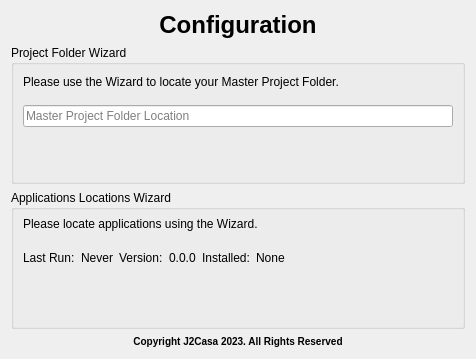
<?xml version="1.0" encoding="UTF-8"?>
<ui version="4.0">
 <class>Page02Config</class>
 <widget class="QWidget" name="Page02Config">
  <property name="geometry">
   <rect>
    <x>0</x>
    <y>0</y>
    <width>476</width>
    <height>359</height>
   </rect>
  </property>
  <property name="sizePolicy">
   <sizepolicy hsizetype="Preferred" vsizetype="Preferred">
    <horstretch>0</horstretch>
    <verstretch>1</verstretch>
   </sizepolicy>
  </property>
  <property name="windowTitle">
   <string>Page02Config</string>
  </property>
  <property name="toolTip">
   <string>Tab Tool Tip</string>
  </property>
  <property name="statusTip">
   <string>Tab Status Tip</string>
  </property>
  <property name="whatsThis">
   <string>Tab Whats This</string>
  </property>
  <layout class="QGridLayout" name="gridLayout">
   <item row="1" column="1">
    <layout class="QGridLayout" name="gridLayoutConfigTab">
     <item row="1" column="0">
      <widget class="QGroupBox" name="groupBoxProjectFolder">
       <property name="sizePolicy">
        <sizepolicy hsizetype="Preferred" vsizetype="Preferred">
         <horstretch>0</horstretch>
         <verstretch>5</verstretch>
        </sizepolicy>
       </property>
       <property name="title">
        <string>Project Folder Wizard</string>
       </property>
       <property name="flat">
        <bool>false</bool>
       </property>
       <layout class="QVBoxLayout" name="verticalLayout_4">
        <property name="topMargin">
         <number>0</number>
        </property>
        <property name="bottomMargin">
         <number>0</number>
        </property>
        <item>
         <layout class="QVBoxLayout" name="verticalLayoutlabelTextProjectFolder">
          <item>
           <widget class="QLabel" name="labelTextProjectFolder">
            <property name="text">
             <string>Please use the Wizard to locate your Master Project Folder.</string>
            </property>
            <property name="margin">
             <number>1</number>
            </property>
           </widget>
          </item>
         </layout>
        </item>
        <item>
         <layout class="QVBoxLayout" name="verticalLayoutlineEditDisplayProjectFolder">
          <item>
           <widget class="QLineEdit" name="lineEditDisplayProjectFolder">
            <property name="readOnly">
             <bool>true</bool>
            </property>
            <property name="placeholderText">
             <string>Master Project Folder Location</string>
            </property>
           </widget>
          </item>
         </layout>
        </item>
        <item>
         <layout class="QVBoxLayout" name="verticalLayoutButtonsProjectFolder">
          <item>
           <layout class="QHBoxLayout" name="horizontalLayoutButtonsProjectFolder" stretch="97,0">
            <item>
             <spacer name="horizontalSpacerProjectFolder">
              <property name="orientation">
               <enum>Qt::Horizontal</enum>
              </property>
              <property name="sizeHint" stdset="0">
               <size>
                <width>40</width>
                <height>20</height>
               </size>
              </property>
             </spacer>
            </item>
            <item>
             <widget class="QPushButton" name="pushButtonWizardProjectFolder">
              <property name="sizePolicy">
               <sizepolicy hsizetype="Fixed" vsizetype="Fixed">
                <horstretch>0</horstretch>
                <verstretch>0</verstretch>
               </sizepolicy>
              </property>
              <property name="minimumSize">
               <size>
                <width>48</width>
                <height>48</height>
               </size>
              </property>
              <property name="maximumSize">
               <size>
                <width>48</width>
                <height>48</height>
               </size>
              </property>
              <property name="toolTip">
               <string>Location Wizard</string>
              </property>
              <property name="statusTip">
               <string>Project Folder Location Wizard</string>
              </property>
              <property name="text">
               <string/>
              </property>
              <property name="icon">
               <iconset resource="../resources/buttonsGlassRound.qrc">
                <normaloff>:/buttons/glassRound/glassButtonWizard.png</normaloff>:/buttons/glassRound/glassButtonWizard.png</iconset>
              </property>
              <property name="iconSize">
               <size>
                <width>48</width>
                <height>48</height>
               </size>
              </property>
              <property name="shortcut">
               <string>Ctrl+Alt+1</string>
              </property>
              <property name="flat">
               <bool>true</bool>
              </property>
             </widget>
            </item>
           </layout>
          </item>
         </layout>
        </item>
       </layout>
      </widget>
     </item>
     <item row="0" column="0">
      <widget class="QLabel" name="labelConfigTitle">
       <property name="text">
        <string>&lt;html&gt;&lt;head/&gt;&lt;body&gt;&lt;h1 style=&quot; margin-top:18px; margin-bottom:12px; margin-left:0px; margin-right:0px; -qt-block-indent:0; text-indent:0px;&quot;&gt;&lt;span style=&quot; font-size:xx-large; font-weight:700;&quot;&gt;Configuration&lt;/span&gt;&lt;/h1&gt;&lt;/body&gt;&lt;/html&gt;</string>
       </property>
       <property name="alignment">
        <set>Qt::AlignCenter</set>
       </property>
      </widget>
     </item>
     <item row="3" column="0">
      <widget class="QLabel" name="labelConfigCopyright">
       <property name="text">
        <string>&lt;html&gt;&lt;head/&gt;&lt;body&gt;&lt;p align=&quot;center&quot;&gt;&lt;span style=&quot; font-size:small; font-weight:700;&quot;&gt;Copyright J2Casa 2023. All Rights Reserved&lt;/span&gt;&lt;/p&gt;&lt;/body&gt;&lt;/html&gt;</string>
       </property>
      </widget>
     </item>
     <item row="2" column="0">
      <widget class="QGroupBox" name="groupBoxLocateApps">
       <property name="sizePolicy">
        <sizepolicy hsizetype="Preferred" vsizetype="Preferred">
         <horstretch>0</horstretch>
         <verstretch>5</verstretch>
        </sizepolicy>
       </property>
       <property name="title">
        <string>Applications Locations Wizard</string>
       </property>
       <layout class="QVBoxLayout" name="verticalLayout_2">
        <property name="topMargin">
         <number>0</number>
        </property>
        <property name="bottomMargin">
         <number>0</number>
        </property>
        <item>
         <layout class="QVBoxLayout" name="verticalLayoutApplicatiosWizardText">
          <item>
           <widget class="QLabel" name="labelTextApplicationsWizard">
            <property name="text">
             <string>Please locate applications using the Wizard.</string>
            </property>
            <property name="wordWrap">
             <bool>true</bool>
            </property>
            <property name="margin">
             <number>1</number>
            </property>
           </widget>
          </item>
         </layout>
        </item>
        <item>
         <layout class="QVBoxLayout" name="verticalLayoutApplicatiosWizardDetails">
          <item>
           <layout class="QHBoxLayout" name="horizontalLayout" stretch="0,0,0,0,0,0,0">
            <item>
             <widget class="QLabel" name="labelTextLastRun">
              <property name="text">
               <string>Last Run:</string>
              </property>
             </widget>
            </item>
            <item>
             <widget class="QLabel" name="labelTextLastRunWhen">
              <property name="text">
               <string>Never</string>
              </property>
              <property name="alignment">
               <set>Qt::AlignLeading|Qt::AlignLeft|Qt::AlignVCenter</set>
              </property>
             </widget>
            </item>
            <item>
             <widget class="QLabel" name="labelTextVersion">
              <property name="text">
               <string>Version:</string>
              </property>
             </widget>
            </item>
            <item>
             <widget class="QLabel" name="labelTextVersionYAML">
              <property name="text">
               <string>0.0.0</string>
              </property>
             </widget>
            </item>
            <item>
             <widget class="QLabel" name="labelTextInstalled">
              <property name="text">
               <string>Installed:</string>
              </property>
             </widget>
            </item>
            <item>
             <widget class="QLabel" name="labelTextInstallledQuantity">
              <property name="text">
               <string>None</string>
              </property>
             </widget>
            </item>
            <item>
             <spacer name="horizontalSpacerConfigureWizard">
              <property name="orientation">
               <enum>Qt::Horizontal</enum>
              </property>
              <property name="sizeHint" stdset="0">
               <size>
                <width>40</width>
                <height>20</height>
               </size>
              </property>
             </spacer>
            </item>
           </layout>
          </item>
         </layout>
        </item>
        <item>
         <layout class="QVBoxLayout" name="verticalLayoutButtonsApplications">
          <item>
           <layout class="QHBoxLayout" name="horizontalLayoutButtonsApplications">
            <item>
             <spacer name="horizontalSpacerApplications">
              <property name="orientation">
               <enum>Qt::Horizontal</enum>
              </property>
              <property name="sizeHint" stdset="0">
               <size>
                <width>40</width>
                <height>20</height>
               </size>
              </property>
             </spacer>
            </item>
            <item>
             <widget class="QPushButton" name="pushButtonWizardApplications">
              <property name="minimumSize">
               <size>
                <width>48</width>
                <height>48</height>
               </size>
              </property>
              <property name="maximumSize">
               <size>
                <width>48</width>
                <height>48</height>
               </size>
              </property>
              <property name="text">
               <string/>
              </property>
              <property name="icon">
               <iconset resource="../resources/buttonsGlassRound.qrc">
                <normaloff>:/buttons/glassRound/glassButtonWizard.png</normaloff>:/buttons/glassRound/glassButtonWizard.png</iconset>
              </property>
              <property name="iconSize">
               <size>
                <width>48</width>
                <height>48</height>
               </size>
              </property>
              <property name="flat">
               <bool>true</bool>
              </property>
             </widget>
            </item>
           </layout>
          </item>
         </layout>
        </item>
       </layout>
      </widget>
     </item>
    </layout>
   </item>
  </layout>
 </widget>
 <resources>
  <include location="../resources/buttonsGlassRound.qrc"/>
 </resources>
 <connections/>
</ui>
